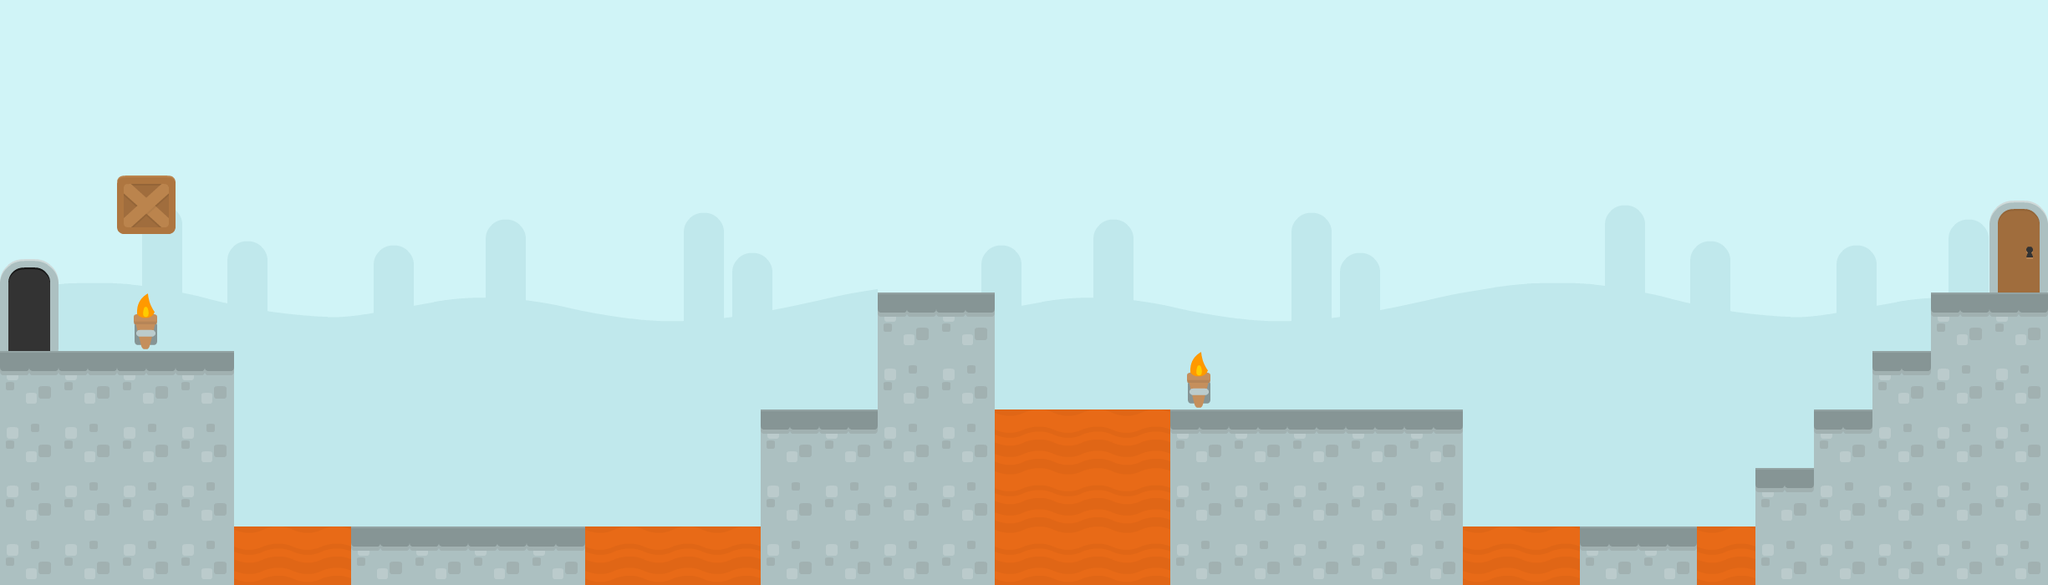

The image is a tile-based game level rendered from a .tmx file. Its description and source (layers, tilesets, objects; grid data summarised) follow:
An orthogonal 35x10 tile map with 70x70 px tiles, 3 tile layers (Background, Terrain, Decoration), 2 tilesets and 39 objects (6x coin, PlayerStart, PlayerGoal).

<map version="1.0" orientation="orthogonal" width="35" height="10" tilewidth="70" tileheight="70">
 <tileset firstgid="1" name="tiles_spritesheet" tilewidth="70" tileheight="70" spacing="2">
  <image source="tiles_spritesheet.png" width="914" height="936" />
 </tileset>
 <tileset firstgid="157" name="background" tilewidth="70" tileheight="70">
  <image source="background.png" width="1750" height="700" />
 </tileset>
 <layer name="Background" width="35" height="10">
  <data>[350 cells, 350 non-empty, 224 distinct tile ids]</data>
 </layer>
 <layer name="Terrain" width="35" height="10">
  <data>[350 cells, 90 non-empty, 4 distinct tile ids]</data>
 </layer>
 <layer name="Decoration" width="35" height="10">
  <data>[350 cells, 6 non-empty, 5 distinct tile ids]</data>
 </layer>
 <objectgroup name="Objects" width="35" height="10">
  <object name="PlayerStart" x="0" y="350" width="70" height="70" />
  <object name="PlayerGoal" x="2380" y="280" width="70" height="70" />
  <object name="coin" x="910" y="280" width="70" height="70" />
  <object name="coin" x="1120" y="140" width="70" height="70" />
  <object name="coin" x="1470" y="350" width="70" height="70" />
  <object name="coin" x="1960" y="560" width="70" height="70" />
  <object name="coin" x="2240" y="210" width="70" height="70" />
  <object name="coin" x="140" y="140" width="70" height="70" />
 </objectgroup>
 <objectgroup name="Physics" width="35" height="10">
  <object x="140" y="210" width="70" height="70" />
  <object x="1050" y="350" height="140" />
  <object x="1050" y="350" width="140" />
  <object x="2100" y="560" width="70" />
  <object x="2170" y="490" height="70" />
  <object x="2170" y="490" width="70" />
  <object x="2240" y="420" height="70" />
  <object x="2240" y="420" width="70" />
  <object x="2310" y="350" height="70" />
  <object x="2310" y="350" width="140" />
  <object x="0" y="420" width="280" />
  <object x="420" y="630" width="280" />
  <object x="910" y="490" width="140" />
  <object x="1400" y="490" width="350" />
  <object x="1890" y="630" width="140" />
  <object x="1190" y="350" height="350" />
  <object x="910" y="490" height="210" />
  <object x="280" y="420" height="280" />
  <object x="0" y="140" height="280" />
  <object x="0" y="0" height="140" />
  <object x="420" y="630" height="70" />
  <object x="700" y="630" height="140" />
  <object x="2450" y="140" height="210" />
  <object x="2450" y="0" height="140" />
  <object x="2100" y="560" height="140" />
  <object x="2030" y="630" height="70" />
  <object x="1890" y="630" height="70" />
  <object x="1750" y="490" height="210" />
  <object x="1400" y="490" height="280" />
 </objectgroup>
 <objectgroup name="Enemies" width="35" height="10">
  <object x="1610" y="420" width="70" height="70" />
  <object x="490" y="560" width="70" height="70" />
 </objectgroup>
</map>
